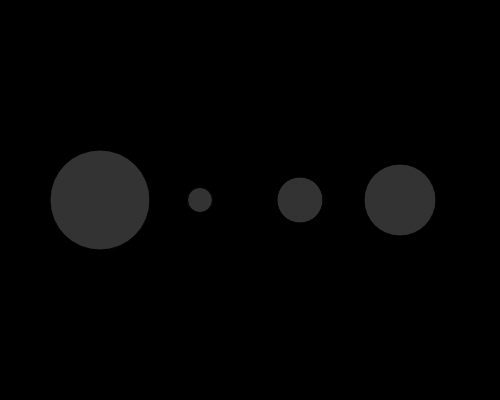
Frame 1 (no input)
Frame 60 (no input): identical to frame 1, image omitted
Frame 120 (the mouse pressed at the canvas centre since frame 60): identical to frame 1, image omitted

The p5.js sketch that drew this single still picture (run headless with seeded random() and noise() and a simulated clock; from frame 60 on, the mouse is pressed at the canvas centre):

// p5.js sketch
// ── sketch.js
var nums =[100,25,46,72];

var num =23;

function setup() {
    createCanvas(500,400);    
}

function draw() {
    background(0);
    fill(51);
    for(var i=0;i< 4;i++){
        ellipse(((100*i)+100),200,nums[i],nums[i]);    
    }
    
    
    //ellipse(100,200,nums[0],nums[0]);
    //ellipse(200,200,nums[1],nums[1]);
    //ellipse(300,200,nums[2],nums[2]);
    //ellipse(400,200,nums[3],nums[3]);
    
}
